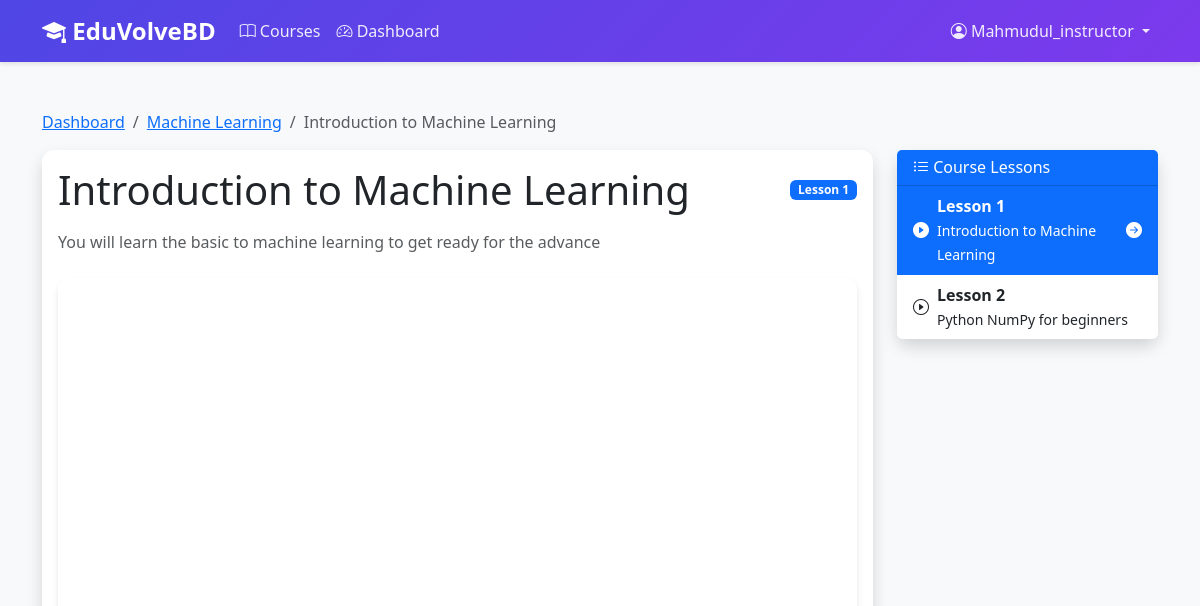
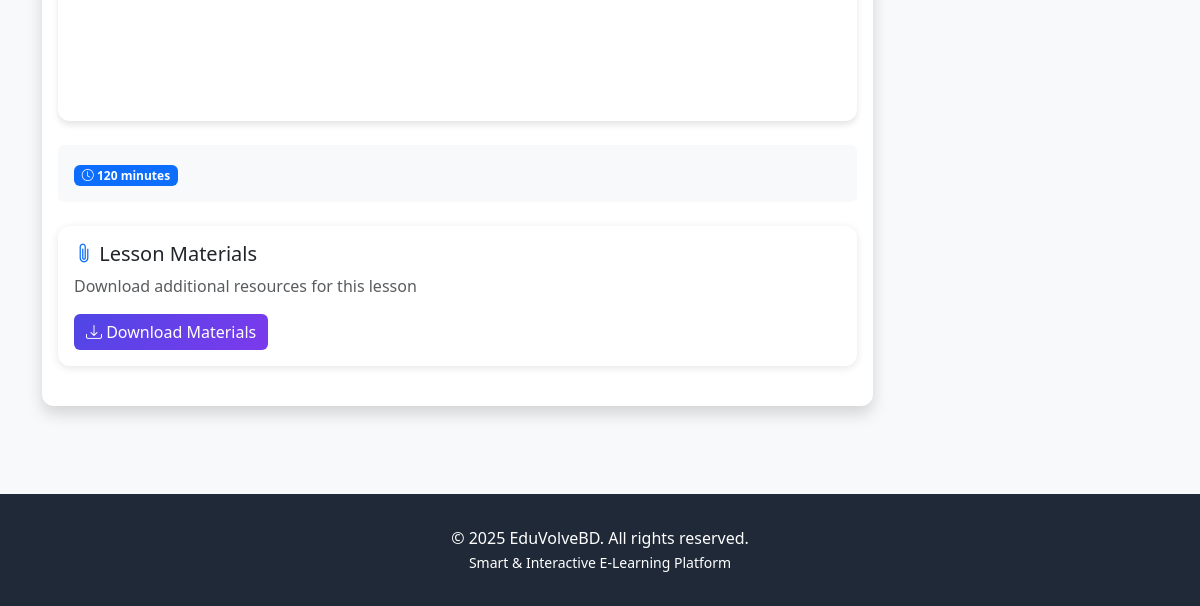
The app's page /courses/lesson/2/ (signed in), older data (2 pictures, top to bottom).
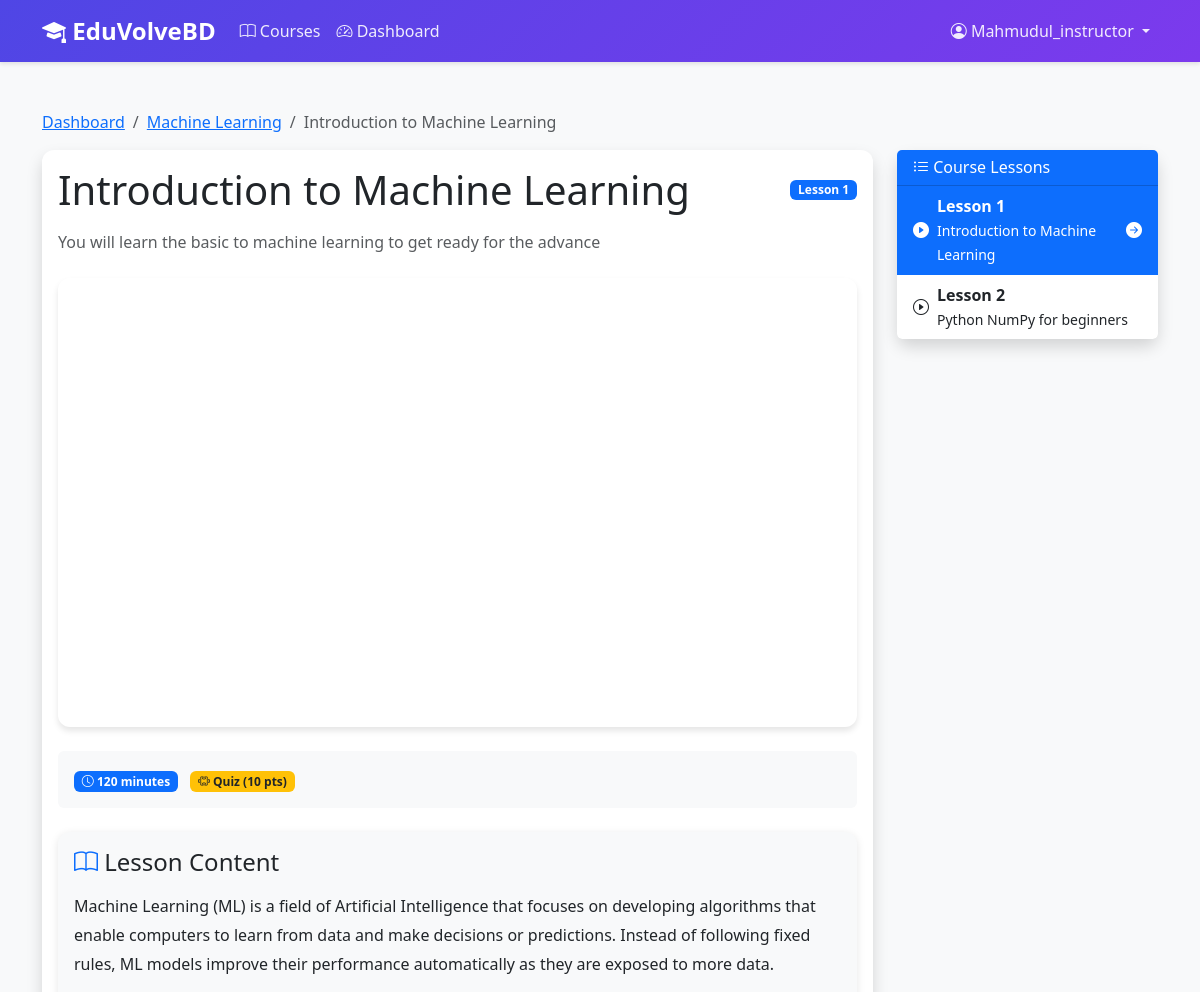
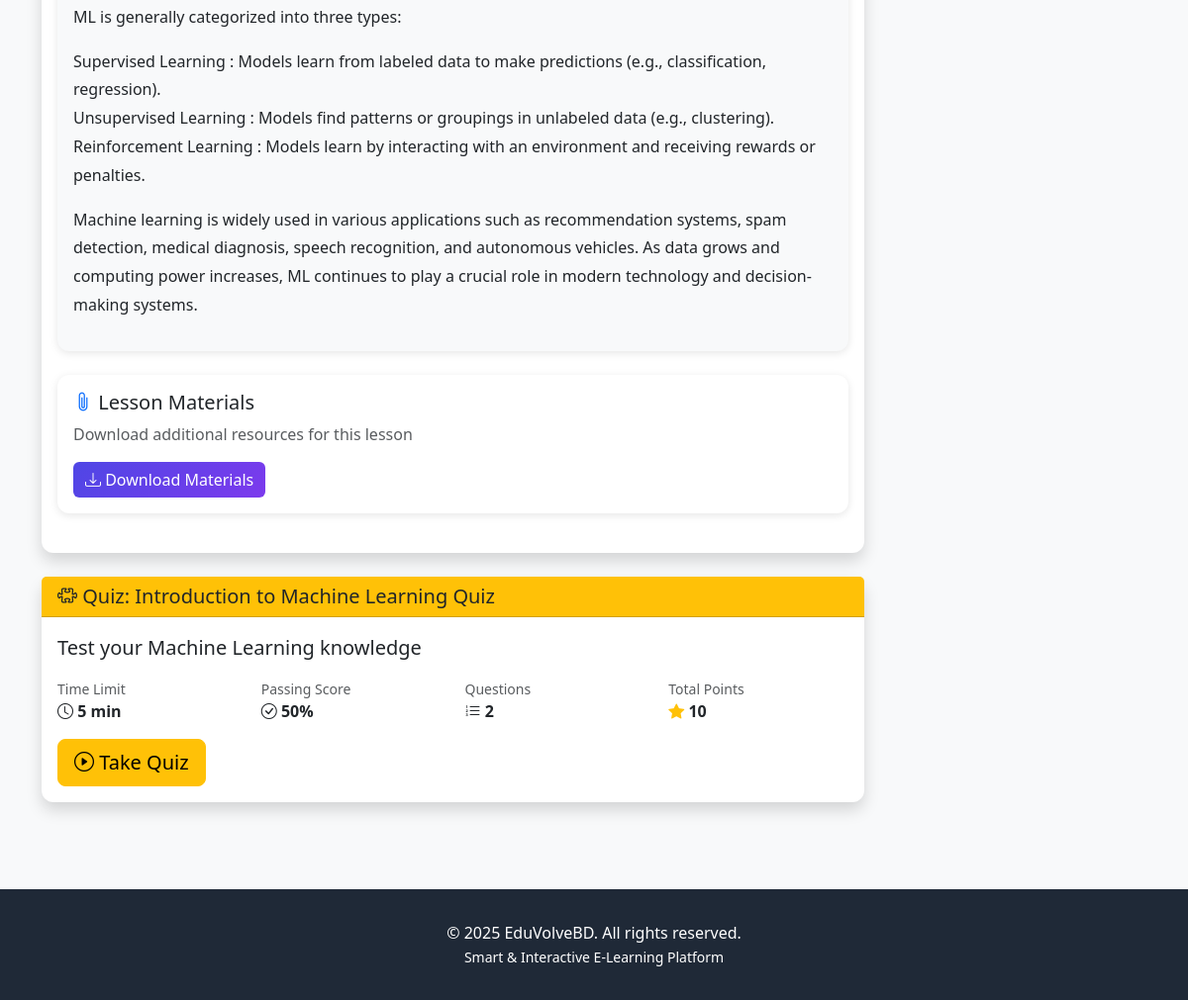
The same page, newer data (2 pictures, top to bottom).
### courses/models.py (models this page shows, shortened)
class Lesson(models.Model):
    course = models.ForeignKey(Course, on_delete=models.CASCADE, related_name='lessons')
    title = models.CharField(max_length=200)
    description = models.TextField()
    order = models.IntegerField(default=1)
    video_url = models.URLField(help_text="YouTube video URL")
    duration_minutes = models.IntegerField(default=10, validators=[MinValueValidator(1)])
    content = models.TextField(blank=True, help_text="Additional lesson text content")
    attachments = models.FileField(upload_to='lesson_attachments/', blank=True, null=True)
    is_published = models.BooleanField(default=False)
    created_at = models.DateTimeField(auto_now_add=True)
    updated_at = models.DateTimeField(auto_now=True)
    class Meta:
        ordering = ['course', 'order']
        unique_together = ['course', 'order']
    def get_youtube_embed_url(self):
        video_url = self.video_url.strip()
        if 'youtube.com/embed/' in video_url:
            return video_url
        video_id = None
        pattern1 = r'(?:https?:\/\/)?(?:www\.)?youtube\.com\/watch\?v=([a-zA-Z0-9_-]{11})'
        match1 = re.search(pattern1, video_url)
        if match1:
            video_id = match1.group(1)
        pattern2 = r'(?:https?:\/\/)?(?:www\.)?youtu\.be\/([a-zA-Z0-9_-]{11})'
        match2 = re.search(pattern2, video_url)
        if match2:
            video_id = match2.group(1)
        pattern3 = r'^([a-zA-Z0-9_-]{11})$'
        match3 = re.search(pattern3, video_url)
        if match3:
            video_id = match3.group(1)
        if video_id:
            return f"https://www.youtube.com/embed/{video_id}"
        return video_url

class Quiz(models.Model):
    lesson = models.OneToOneField(Lesson, on_delete=models.CASCADE, related_name='quiz')
    title = models.CharField(max_length=200)
    description = models.TextField(blank=True)
    passing_score = models.IntegerField(
        default=70,
        validators=[MinValueValidator(0), MaxValueValidator(100)]
    )
    time_limit_minutes = models.IntegerField(
        default=30,
        validators=[MinValueValidator(1)],
        help_text="Time limit in minutes"
    )
    created_at = models.DateTimeField(auto_now_add=True)
    updated_at = models.DateTimeField(auto_now=True)
    def get_total_questions(self):
        return self.questions.count()
    def get_total_points(self):
        return sum(q.points for q in self.questions.all())

class Question(models.Model):
    class QuestionType(models.TextChoices):
        MULTIPLE_CHOICE = 'MC', 'Multiple Choice'
        TRUE_FALSE = 'TF', 'True/False'
    quiz = models.ForeignKey(Quiz, on_delete=models.CASCADE, related_name='questions')
    question_text = models.TextField()
    question_type = models.CharField(
        max_length=2,
        choices=QuestionType.choices,
        default=QuestionType.MULTIPLE_CHOICE
    )
    points = models.IntegerField(default=1, validators=[MinValueValidator(1)])
    order = models.IntegerField(default=1)
    created_at = models.DateTimeField(auto_now_add=True)
    class Meta:
        ordering = ['quiz', 'order']

### courses/views.py (the view)
# urls.py: path('lesson/<int:pk>/', views.lesson_view, name='lesson_view'),
@login_required
def lesson_view(request, pk):
    lesson = get_object_or_404(Lesson, pk=pk, is_published=True)
    if request.user.is_student():
        enrollment = get_object_or_404(
            Enrollment,
            student=request.user,
            course=lesson.course,
            is_active=True
        )
        progress, created = LessonProgress.objects.get_or_create(
            enrollment=enrollment,
            lesson=lesson
        )
        quiz_attempt = None
        if hasattr(lesson, 'quiz'):
            quiz_attempt = QuizAttempt.objects.filter(
                student=request.user,
                quiz=lesson.quiz
            ).first()
        assignment_submissions = {}
        for assignment in lesson.assignments.all():
            submission = AssignmentSubmission.objects.filter(
                student=request.user,
                assignment=assignment
            ).first()
            if submission:
                assignment_submissions[assignment.id] = submission
    else:
        enrollment = None
        progress = None
        quiz_attempt = None
        assignment_submissions = {}
    context = {
        'lesson': lesson,
        'course': lesson.course,
        'enrollment': enrollment,
        'progress': progress,
        'quiz_attempt': quiz_attempt,
        'assignment_submissions': assignment_submissions,
    }
    return render(request, 'courses/lesson_view.html', context)

### accounts/models.py (called while the page is built)
    def is_student(self):
        return self.role == self.Role.STUDENT

### templates/courses/lesson_view.html (shortened to what the changed rows need)
{% extends 'base.html' %}
{% load course_filters %}
{% block content %}
<div class="container my-5">
    <nav aria-label="breadcrumb">
        <ol class="breadcrumb">
            <li class="breadcrumb-item"><a href="{% url 'courses:dashboard' %}">Dashboard</a></li>
            <li class="breadcrumb-item"><a href="{% url 'courses:course_detail' course.id %}">{{ course.title }}</a></li>
            <li class="breadcrumb-item active">{{ lesson.title }}</li>
        </ol>
    </nav>
    <div class="row">
        <div class="col-lg-9">
            <div class="card shadow mb-4">
                <div class="card-body">
                    <div class="d-flex justify-content-between align-items-center mb-3">
                        <h1 class="mb-0">{{ lesson.title }}</h1>
                        <span class="badge bg-primary">Lesson {{ lesson.order }}</span>
                    </div>
                    <p class="text-muted mb-4">{{ lesson.description }}</p>
                    <div class="ratio ratio-16x9 mb-4" style="border-radius: 12px; overflow: hidden; box-shadow: 0 4px 6px rgba(0,0,0,0.1);">
                        <iframe
                            src="{{ lesson.get_youtube_embed_url }}"
                            title="{{ lesson.title }}"
                            frameborder="0"
                            allow="accelerometer; autoplay; clipboard-write; encrypted-media; gyroscope; picture-in-picture; web-share"
                            allowfullscreen
                            loading="lazy">
                        </iframe>
                    </div>
                    <div class="d-flex justify-content-between align-items-center mb-4 p-3 bg-light rounded">
                        <div>
                            <span class="badge bg-primary me-2">
                                <i class="bi bi-clock"></i> {{ lesson.duration_minutes }} minutes
                            </span>
                            {% if lesson.quiz %}
                            <span class="badge bg-warning text-dark me-2">
                                <i class="bi bi-puzzle"></i> Quiz {% if lesson.quiz.get_total_points %}({{ lesson.quiz.get_total_points }} pts){% endif %}
                            </span>
                            {% endif %}
                        </div>
                    </div>
                    {% if lesson.content %}
                    <div class="card bg-light mb-4">
                        <div class="card-body">
                            <h4 class="mb-3">
                                <i class="bi bi-book text-primary"></i> Lesson Content
                            </h4>
                            <div class="lesson-content">
                                {{ lesson.content|linebreaks }}
                            </div>
                        </div>
                    </div>
                    {% endif %}
                    {% if lesson.attachments %}
                    <div class="card border-primary mb-4">
                        <div class="card-body">
                        </div>
                    </div>
                    {% endif %}
                </div>
            </div>
            {% if lesson.quiz %}
            <div class="card shadow mb-4 border-warning">
                <div class="card-header bg-warning text-dark">
                    <h5 class="mb-0">
                        <i class="bi bi-puzzle"></i> Quiz: {{ lesson.quiz.title }}
                    </h5>
                </div>
                <div class="card-body">
                    <p class="lead">{{ lesson.quiz.description }}</p>
                    <div class="row mb-3">
                        <div class="col-md-3">
                            <small class="text-muted d-block">Time Limit</small>
                            <strong><i class="bi bi-clock"></i> {{ lesson.quiz.time_limit_minutes }} min</strong>
                        </div>
                        <div class="col-md-3">
                            <small class="text-muted d-block">Passing Score</small>
                            <strong><i class="bi bi-check-circle"></i> {{ lesson.quiz.passing_score }}%</strong>
                        </div>
                        <div class="col-md-3">
                            <small class="text-muted d-block">Questions</small>
                            <strong><i class="bi bi-list-ol"></i> {{ lesson.quiz.get_total_questions }}</strong>
                        </div>
                        <div class="col-md-3">
                            <small class="text-muted d-block">Total Points</small>
                            <strong><i class="bi bi-star-fill text-warning"></i> {{ lesson.quiz.get_total_points }}</strong>
                        </div>
                    </div>
                    {% if quiz_attempt %}
                    <div class="alert alert-info mb-3">
                        <i class="bi bi-info-circle"></i> <strong>Already Completed</strong><br>
                        Your Score: <strong>{{ quiz_attempt.score|floatformat:1 }}%</strong> |
                        Points Earned: <strong>{{ quiz_attempt.points_earned }}</strong> |
                        Status: {% if quiz_attempt.is_passed %}<span class="badge bg-success">Passed</span>{% else %}<span class="badge bg-danger">Failed</span>{% endif %}
                    </div>
                    <a href="{% url 'courses:quiz_result' quiz_attempt.id %}" class="btn btn-outline-warning btn-lg">
                        <i class="bi bi-eye"></i> View Results
                    </a>
                    {% else %}
                    <a href="{% url 'courses:quiz_take' lesson.quiz.id %}" class="btn btn-warning btn-lg">
                        <i class="bi bi-play-circle"></i> Take Quiz
                    </a>
                    {% endif %}
                </div>
            </div>
            {% endif %}
        </div>
        <div class="col-lg-3">
            <div class="card shadow">
                <div class="list-group list-group-flush" style="max-height: 500px; overflow-y: auto;">
                    {% for course_lesson in course.lessons.all %}
                    <a href="{% url 'courses:lesson_view' course_lesson.id %}"
                       class="list-group-item list-group-item-action {% if course_lesson == lesson %}active{% endif %}">
                        <div class="d-flex justify-content-between align-items-center">
                            <div class="flex-grow-1">
                                <div class="d-flex align-items-center">
                                    {% if course_lesson == lesson %}
                                        <i class="bi bi-play-circle-fill me-2"></i>
                                    {% else %}
                                        <i class="bi bi-play-circle me-2"></i>
                                    {% endif %}
                                    <div>
                                        <div class="fw-bold">Lesson {{ course_lesson.order }}</div>
                                        <small>{{ course_lesson.title }}</small>
                                    </div>
                                </div>
                            </div>
                            {% if course_lesson == lesson %}
                            <i class="bi bi-arrow-right-circle-fill"></i>
                            {% endif %}
                        </div>
                    </a>
                    {% endfor %}
                </div>
            </div>
        </div>
    </div>
</div>
{% endblock %}

Row changes from the older to the newer data that the page shows:
changed Lesson "Introduction to Machine Learning": quiz.get_total_points (not shown) → "10"; content (not shown) → "Machine Learning (ML) is a field of Artificial Intelligence that focuses on developing algorithms that enable computers to learn from data and make decisions or predictions. Instead of following fixed rules, ML models improve their performance automatically as they are exposed to more data. ML is generally categorized into three types: Supervised Learning : Models learn from labeled data to make predictions (e.g., classification, regression). Unsupervised Learning : Models find patterns or groupings in unlabeled data (e.g., clustering). Reinforcement Learning : Models learn by interacting with an environment and receiving rewards or penalties. Machine learning is widely used in various…"; quiz (not shown) → "Introduction to Machine Learning Quiz"; quiz.description (not shown) → "Test your Machine Learning knowledge"; quiz.time_limit_minutes (not shown) → "5"; quiz.passing_score (not shown) → "50"; quiz.get_total_questions (not shown) → "2"
Text that changed along with them:
text now shown: "Quiz ( pts) Lesson Content Quiz: Time Limit min Passing Score % Questions Total Points Take Quiz"
